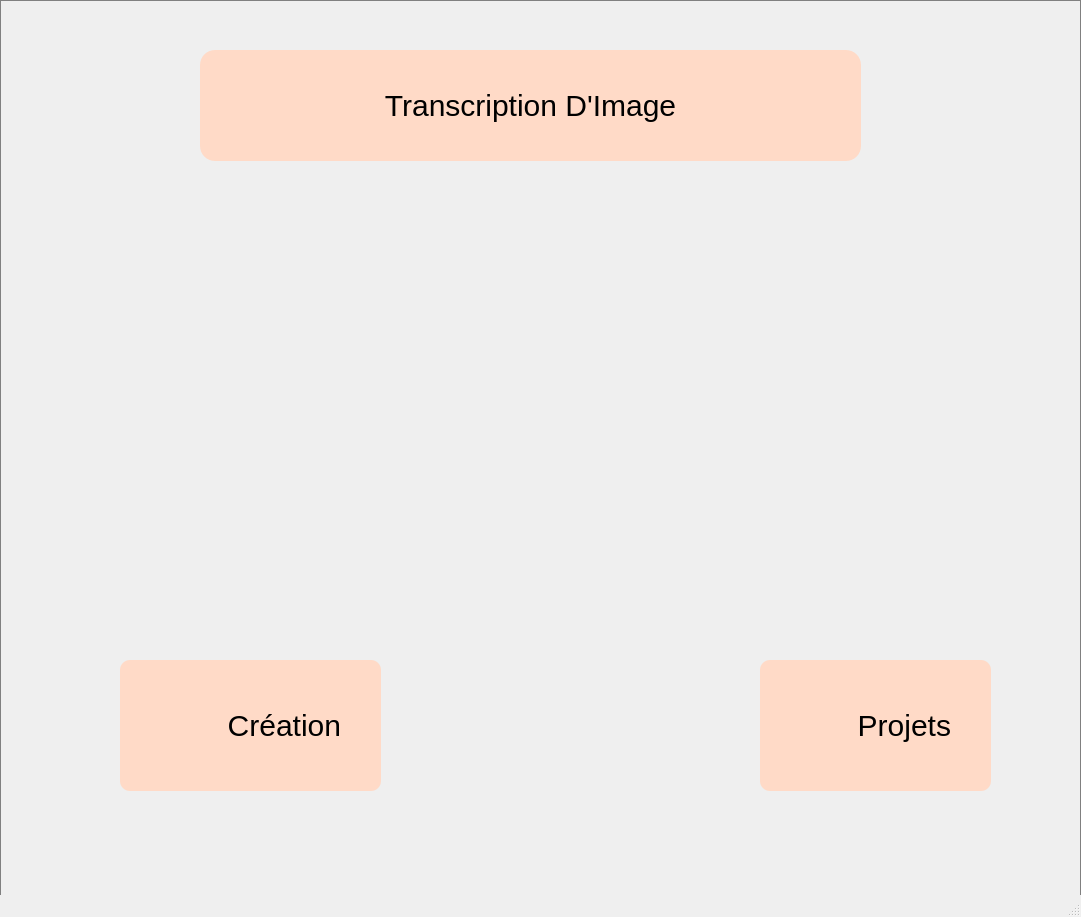
<?xml version="1.0" encoding="UTF-8"?>
<ui version="4.0">
 <class>Home</class>
 <widget class="QMainWindow" name="Home">
  <property name="geometry">
   <rect>
    <x>0</x>
    <y>0</y>
    <width>1081</width>
    <height>917</height>
   </rect>
  </property>
  <property name="windowTitle">
   <string>MainWindow</string>
  </property>
  <widget class="QWidget" name="centralwidget">
   <widget class="QLabel" name="label">
    <property name="geometry">
     <rect>
      <x>0</x>
      <y>0</y>
      <width>1081</width>
      <height>901</height>
     </rect>
    </property>
    <property name="styleSheet">
     <string notr="true">border : 1px solid gray;
background-image : url(:/img/static/bienvenue-arriere-plan-ecole-articles-elements-scolaires-feuille-papier-feuilles-automne-stylos-crayons-pinceaux-loupe-table-bois_149267-1153.jpeg)</string>
    </property>
    <property name="text">
     <string/>
    </property>
    <property name="pixmap">
     <pixmap resource="../ressource.qrc">:/img/static/20210206_143049.jpeg</pixmap>
    </property>
    <property name="scaledContents">
     <bool>true</bool>
    </property>
   </widget>
   <widget class="QLabel" name="label_2">
    <property name="geometry">
     <rect>
      <x>200</x>
      <y>50</y>
      <width>661</width>
      <height>111</height>
     </rect>
    </property>
    <property name="styleSheet">
     <string notr="true">background: rgb(255, 218, 199);
border-radius:15px;
font-size : 30px;

	
</string>
    </property>
    <property name="text">
     <string>Transcription D'Image</string>
    </property>
    <property name="alignment">
     <set>Qt::AlignCenter</set>
    </property>
   </widget>
   <widget class="QLabel" name="label_5">
    <property name="geometry">
     <rect>
      <x>280</x>
      <y>80</y>
      <width>81</width>
      <height>61</height>
     </rect>
    </property>
    <property name="styleSheet">
     <string notr="true">background-image : url(:/img/static/4696758.png)</string>
    </property>
    <property name="text">
     <string/>
    </property>
    <property name="pixmap">
     <pixmap resource="../ressource.qrc">:/img/static/4696758.png</pixmap>
    </property>
    <property name="scaledContents">
     <bool>true</bool>
    </property>
   </widget>
   <widget class="QPushButton" name="projets_btn">
    <property name="geometry">
     <rect>
      <x>760</x>
      <y>660</y>
      <width>231</width>
      <height>131</height>
     </rect>
    </property>
    <property name="styleSheet">
     <string notr="true">QPushButton{
background: rgb(255, 218, 199);
border-radius:10px;
font-size : 30px;
text-align:right;
image:url(:/img/static/4696798.png);
padding: 40px;
image-position:left;
}

QPushButton:pressed{
background: rgb(223, 186, 168);
border-radius:10px;
font-size : 30px;
}</string>
    </property>
    <property name="text">
     <string>Projets</string>
    </property>
   </widget>
   <widget class="QPushButton" name="creation_btn">
    <property name="geometry">
     <rect>
      <x>120</x>
      <y>660</y>
      <width>261</width>
      <height>131</height>
     </rect>
    </property>
    <property name="styleSheet">
     <string notr="true">QPushButton{
background: rgb(255, 218, 199);
border-radius:10px;
font-size : 30px;
text-align:right;
image:url(:/img/static/4696755.png);
padding: 40px;
image-position:left;
}

QPushButton:pressed{
background: rgb(223, 186, 168);
border-radius:10px;
font-size : 30px;
}</string>
    </property>
    <property name="text">
     <string>Création</string>
    </property>
   </widget>
  </widget>
  <widget class="QStatusBar" name="statusbar"/>
 </widget>
 <resources>
  <include location="../ressource.qrc"/>
 </resources>
 <connections/>
</ui>
